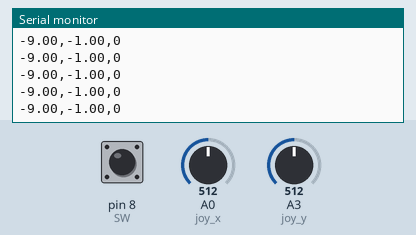
This sketch was run on a simulated Arduino Uno, built with avr-gcc and run on an emulated ATmega328P. Shown: the last lines printed to the serial monitor. Inputs (shaded band) come from the test bench; at power-on: A0 (joy_x) = 512, A3 (joy_y) = 512, pin 8 (SW) HIGH.

Above: at 1.2 s.
1.3 s: A0 (joy_x) set to 610
At 2.4 s:
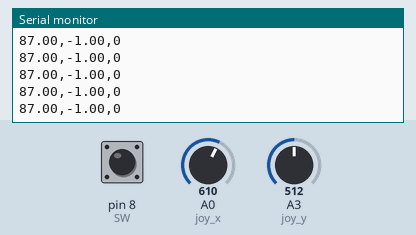
4.3 s: A0 (joy_x) set to 633
At 5.4 s:
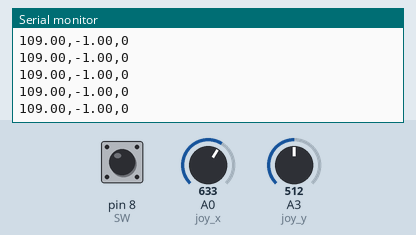
7.3 s: A3 (joy_y) set to 600
At 8.2 s:
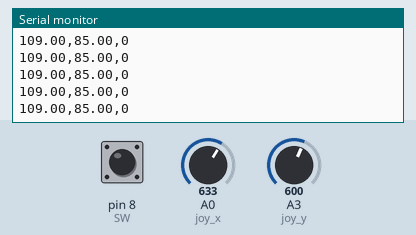
8.8 s: A3 (joy_y) set to 630
At 9.9 s:
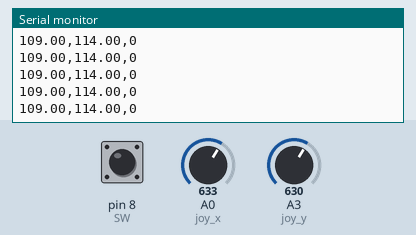
Timing chart, 0 to 11.8 s (numbered marks = the images above; inputs shaded):
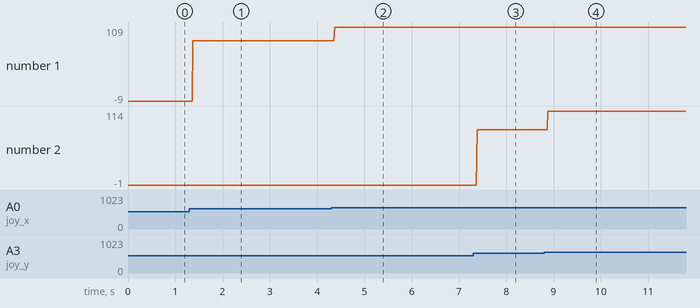

The sketch:

testunityconnection.ino
```cpp
//joystick code

#define SW 8
#define joy_x A0
#define joy_y A3

void setup() {
  // put your setup code here, to run once:
  Serial.begin(9600);
  pinMode(SW, INPUT_PULLUP);
  pinMode(joy_x, INPUT);
  pinMode(joy_y, INPUT);
}

void loop() {
  // put your main code here, to run repeatedly:
  float joy_rx = analogRead(joy_x);
  float joy_ry = analogRead(joy_y);

  joy_rx = map(joy_rx, 1, 1024, -500, 500);   // raw values are 1 to 1024, remapped to -500 to 500
  joy_ry = map(joy_ry, 1, 1024, -500, 500);

  Serial.print(joy_rx - 8);   //scuffed fix to stop sliding
  Serial.print(",");
  Serial.print(joy_ry);
  Serial.print(",");
  Serial.println(!digitalRead(SW));
  //delay(50);   //comment this line out, might make the unity model lag behind input
}
```

Measured:
- after the input at 1.3 s, the serial monitor: prints a new line after 0.07 s (image 1)
- after the input at 4.3 s, the serial monitor: prints a new line after 0.07 s (image 2)
- after the input at 7.3 s, the serial monitor: prints a new line after 0.08 s (image 3)
- after the input at 8.8 s, the serial monitor: prints a new line after 0.08 s (image 4)
- plotted number 1: -9 → 87 after the input at 1.3 s, 87 → 109 after the input at 4.3 s
- plotted number 2: -1 → 85 after the input at 7.3 s, 85 → 114 after the input at 8.8 s
